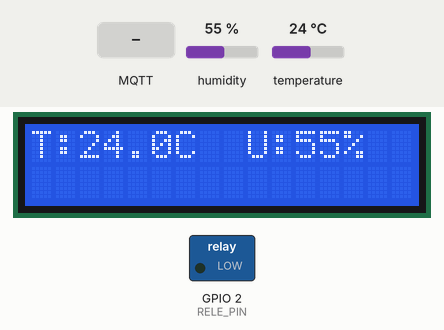
A sketch run on a simulated ESP32. Shown: 16×2 character LCD, switched loads named in the sketch (green lamp = pin HIGH). The test bench sets the inputs (shaded band); at power-on: humidity 55 %, temperature 24 °C. WiFi joins after 1.5 s; servers stay silent unless stated; random numbers use the default seed unless the sketch sets one; no MQTT or app messages arrive unless stated.

Above: at 5.6 s.
5.7 s: MQTT message "ON" arrives on the first subscribed topic
At 6.9 s:
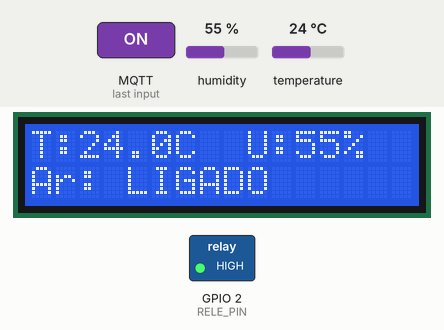
7.2 s: MQTT message "OFF" arrives on the first subscribed topic
At 8.1 s:
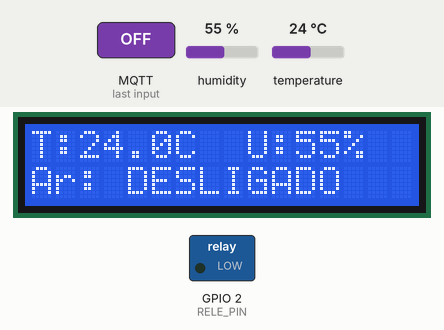
8.7 s: humidity set to 22 %
At 10.6 s:
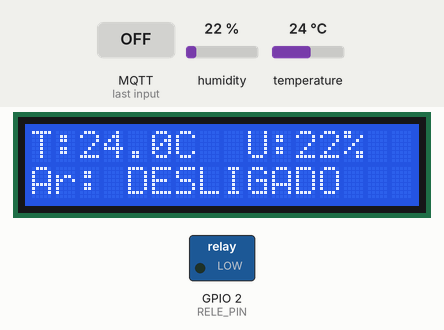
11.5 s: temperature set to 12 °C
At 15.6 s:
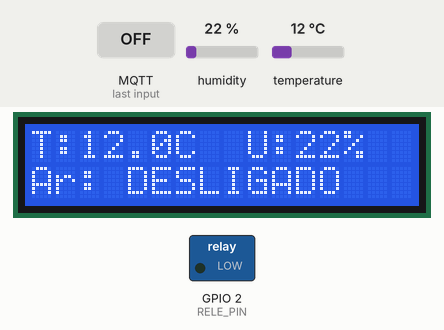
16.5 s: humidity set to 40 %
At 20.7 s:
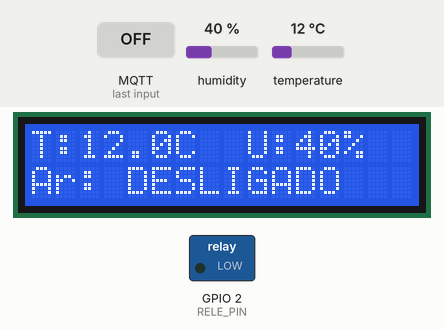
21.5 s: temperature set to 19 °C
At 25.7 s:
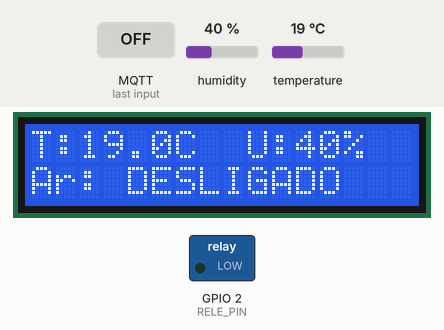
Timing chart, 0 to 27.2 s (numbered marks = the images above; inputs shaded):
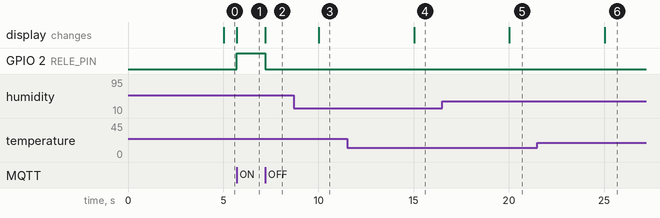

Measured:
- after the input at 5.7 s, GPIO 2 (RELE_PIN): LOW → HIGH at once; the display: changes at once (image 1)
- after the input at 7.2 s, GPIO 2 (RELE_PIN): HIGH → LOW at once; the display: changes at once (image 2)
- after the input at 8.7 s, the display: changes after 1.3 s (image 3)
- after the input at 11.5 s, the display: changes after 3.5 s (image 4)
- after the input at 16.5 s, the display: changes after 3.5 s (image 5)
- after the input at 21.5 s, the display: changes after 3.5 s (image 6)

The sketch:

esp32_smartweather.ino
```cpp
#include <WiFi.h>
#include <PubSubClient.h>
#include <DHT.h>
#include <LiquidCrystal_I2C.h>

const char* SSID = "Wokwi-GUEST"; // Altere se usar hardware real
const char* PASSWORD = "";
const char* MQTT_BROKER = "broker.hivemq.com";
const int MQTT_PORT = 1883;

#define DHTPIN 15
#define DHTTYPE DHT22
#define RELE_PIN 2

DHT dht(DHTPIN, DHTTYPE);
LiquidCrystal_I2C lcd(0x27, 16, 2);
WiFiClient espClient;
PubSubClient client(espClient);

unsigned long lastSend = 0;

void callback(char* topic, byte* payload, unsigned int length) {
  String message = "";
  for (int i = 0; i < length; i++) {
    message += (char)payload[i];
  }

  if (String(topic) == "SMARTWEATHER/S1") {
    if (message == "ON") {
      digitalWrite(RELE_PIN, HIGH);
      lcd.setCursor(0, 1);
      lcd.print("Ar: LIGADO       ");
    } else if (message == "OFF") {
      digitalWrite(RELE_PIN, LOW);
      lcd.setCursor(0, 1);
      lcd.print("Ar: DESLIGADO    ");
    }
  }
}

void reconnect() {
  while (!client.connected()) {
    String clientId = "ESP32Client-" + String(random(0xffff), HEX);
    if (client.connect(clientId.c_str())) {
      client.subscribe("SMARTWEATHER/S1");
    } else {
      delay(2000);
    }
  }
}

void setup() {
  Serial.begin(115200);
  pinMode(RELE_PIN, OUTPUT);
  digitalWrite(RELE_PIN, LOW);

  lcd.init();
  lcd.backlight();
  lcd.setCursor(0, 0);
  lcd.print("Conectando...");

  dht.begin();
  WiFi.begin(SSID, PASSWORD);

  while (WiFi.status() != WL_CONNECTED) {
    delay(500);
  }

  client.setServer(MQTT_BROKER, MQTT_PORT);
  client.setCallback(callback);
}

void loop() {
  if (!client.connected()) reconnect();
  client.loop();

  if (millis() - lastSend > 5000) {
    lastSend = millis();

    float temp = dht.readTemperature();
    float umid = dht.readHumidity();

    if (!isnan(temp) && !isnan(umid)) {
      client.publish("SMARTWEATHER/TEMP", String(temp, 1).c_str());
      client.publish("SMARTWEATHER/UMID", String(umid, 1).c_str());

      lcd.setCursor(0, 0);
      lcd.print("T:" + String(temp, 1) + "C  U:" + String((int)umid) + "%   ");
    }
  }
}
```
